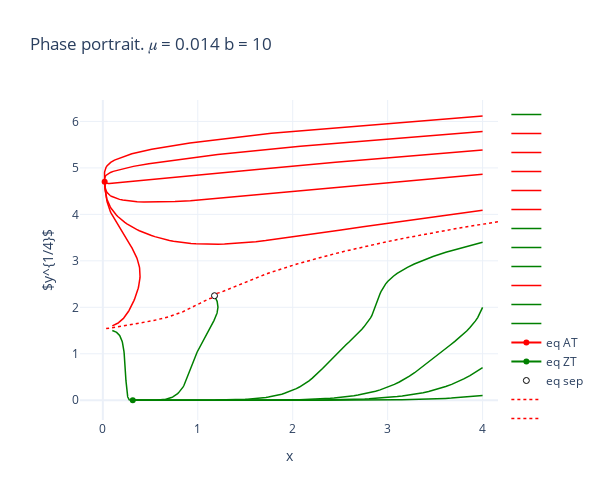

The notebook cell this image was saved under:
### Code cell
b_const = 10

y_paths_starts = np.concatenate([
    np.linspace(0.1**4, 1400, 6),
    [0.7**4, 3.4**4, 2**4]
])
params = bless_params | {b: b_const}
eqs = get_eqs(params)
united_eqs = sorted(union_same_solutions(eqs))
# print(united_eqs)
eq_at, eq_zt, eq_sep = united_eqs

starts = (list(product([4], y_paths_starts))
          + [
              (0.1, 1.6**4),
             (0.1, 1.5**4),
             (eq_sep[0], eq_sep[1]-0.001)]
          )
fig = compute_phase_portrait(b_const, paths_starts=starts)


separatrix_starts = [(1.2, 2.3**4), (1.15, 2.2**4)]
separatrix_paths = get_separatrix_paths(
    bless_params | {b: b_const}, separatrix_starts)

fig = add_separatrix(fig, separatrix_paths)

plot_eq(eq_at, fig, 'red', 'eq AT')
plot_eq(eq_zt, fig, 'green', 'eq ZT')
plot_eq(eq_sep, fig, 'white', 'eq sep')


fig.show()

### Figure 1 — Plotly figure (JSON) as saved in the notebook; plotly's stock layout.template omitted (floating-point values rounded to 4 significant figures; data arrays with more than 128 entries replaced by an {"elided": "..."} marker saying what was removed)
{"data": [{"line": {"color": "green", "width": 1.5}, "mode": "lines", "name": "", "type": "scatter", "x": {"elided": "1000 float values"}, "y": {"elided": "1000 float values"}}, {"line": {"color": "red", "width": 1.5}, "mode": "lines", "name": "", "type": "scatter", "x": {"elided": "1000 float values"}, "y": {"elided": "1000 float values"}}, {"line": {"color": "red", "width": 1.5}, "mode": "lines", "name": "", "type": "scatter", "x": {"elided": "1000 float values"}, "y": {"elided": "1000 float values"}}, {"line": {"color": "red", "width": 1.5}, "mode": "lines", "name": "", "type": "scatter", "x": {"elided": "1000 float values"}, "y": {"elided": "1000 float values"}}, {"line": {"color": "red", "width": 1.5}, "mode": "lines", "name": "", "type": "scatter", "x": {"elided": "1000 float values"}, "y": {"elided": "1000 float values"}}, {"line": {"color": "red", "width": 1.5}, "mode": "lines", "name": "", "type": "scatter", "x": {"elided": "1000 float values"}, "y": {"elided": "1000 float values"}}, {"line": {"color": "green", "width": 1.5}, "mode": "lines", "name": "", "type": "scatter", "x": {"elided": "1000 float values"}, "y": {"elided": "1000 float values"}}, {"line": {"color": "green", "width": 1.5}, "mode": "lines", "name": "", "type": "scatter", "x": {"elided": "1000 float values"}, "y": {"elided": "1000 float values"}}, {"line": {"color": "green", "width": 1.5}, "mode": "lines", "name": "", "type": "scatter", "x": {"elided": "1000 float values"}, "y": {"elided": "1000 float values"}}, {"line": {"color": "red", "width": 1.5}, "mode": "lines", "name": "", "type": "scatter", "x": {"elided": "1000 float values"}, "y": {"elided": "1000 float values"}}, {"line": {"color": "green", "width": 1.5}, "mode": "lines", "name": "", "type": "scatter", "x": {"elided": "1000 float values"}, "y": {"elided": "1000 float values"}}, {"line": {"color": "green", "width": 1.5}, "mode": "lines", "name": "", "type": "scatter", "x": {"elided": "1000 float values"}, "y": {"elided": "1000 float values"}}, {"line": {"color": "red"}, "name": "eq AT", "type": "scatter", "x": [0.0193], "y": [4.7]}, {"line": {"color": "green"}, "name": "eq ZT", "type": "scatter", "x": [0.3155], "y": [0]}, {"marker": {"color": "white", "line": {"color": "black", "width": 1}}, "name": "eq sep", "type": "scatter", "x": [1.176], "y": [2.249]}, {"line": {"color": "red", "dash": "dot", "width": 1.5}, "mode": "lines", "name": "", "type": "scatter", "x": {"elided": "168 float values"}, "y": {"elided": "168 float values"}}, {"line": {"color": "red", "dash": "dot", "width": 1.5}, "mode": "lines", "name": "", "type": "scatter", "x": {"elided": "715 float values"}, "y": {"elided": "715 float values"}}], "layout": {"height": 500, "title": {"text": "Phase portrait. 𝜇 = 0.014 b = 10"}, "width": 600, "xaxis": {"autorange": true, "range": [-0.2403, 4.162], "title": {"text": "x"}, "type": "linear"}, "yaxis": {"autorange": true, "range": [-0.425, 6.461], "title": {"text": "$y^{1/4}$"}, "type": "linear"}}}
